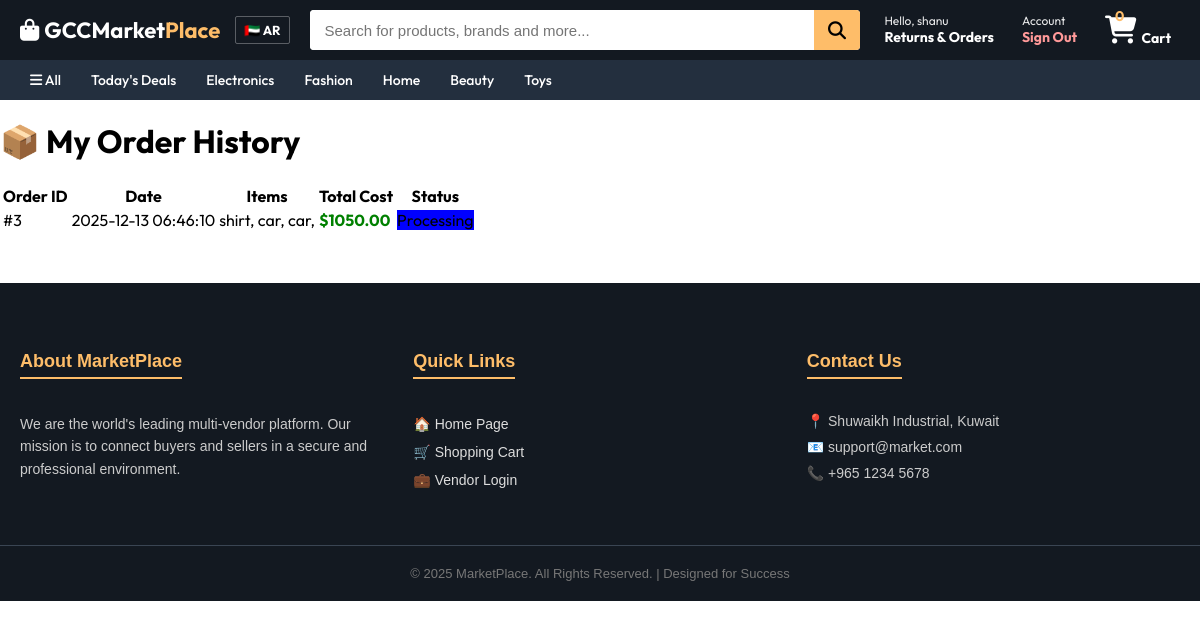
The page /customer_orders.php (signed in) on the database its author committed.
### tables this page shows
CREATE TABLE `orders` (
  `id` int(11) NOT NULL,
  `customer_name` varchar(100) DEFAULT NULL,
  `email` varchar(100) NOT NULL,
  `total_price` decimal(10,2) DEFAULT NULL,
  `order_date` timestamp NOT NULL DEFAULT current_timestamp(),
  `product_list` text DEFAULT NULL,
  `customer_id` int(11) DEFAULT NULL,
  `address` text NOT NULL,
  `city` varchar(50) NOT NULL,
  `zip` varchar(20) NOT NULL,
  `payment_method` varchar(50) DEFAULT 'COD'
);

### customer_orders.php (the view, shortened to what this page needs)
<!DOCTYPE html>
<html>
<head><title>My Orders</title></head>
<body>
    <?php include 'includes/menu.php'; ?>
    <div class="container">
        <h1>📦 My Order History</h1>
        <table>
            <tr>
                <th>Order ID</th>
                <th>Date</th>
                <th>Items</th>
                <th>Total Cost</th>
                <th>Status</th>
            </tr>
            <?php
            $cid = $_SESSION['customer_id'];
            $sql = "SELECT * FROM orders WHERE customer_id = '$cid' ORDER BY id DESC";
            $result = mysqli_query($conn, $sql);
            if(mysqli_num_rows($result) > 0){
                while ($row = mysqli_fetch_assoc($result)) {
                    echo "<tr>";
                    echo "<td>#".$row['id']."</td>";
                    echo "<td>".$row['order_date']."</td>";
                    echo "<td>".$row['product_list']."</td>";
                    echo "<td style='color:green; font-weight:bold;'>$".$row['total_price']."</td>";
                    echo "<td><span class='badge' style='background:blue;'>Processing</span></td>";
                    echo "</tr>";
                }
            } else {
                echo "<tr><td colspan='5' style='text-align:center;'>No orders found. Go buy something!</td></tr>";
            }
            ?>
        </table>
    </div>
    <?php include 'includes/footer.php'; ?>
</body>
</html>

### rows shown on the page
orders: id "3", order_date "2025-12-13 06:46:10", product_list "shirt, car, car,", total_price "1050.00"

### other values the page prints
$lang['hello'] "Hello"
$user_display "shanu"
$lang['returns'] "Returns"
$lang['orders'] "Orders"
$lang['account'] "Account"
$lang['signout'] "Sign Out"
$cart_count "0"
$lang['cart'] "Cart"
$lang['all'] "All"
$lang['todays_deals'] "Today's Deals"
$lang['electronics'] "Electronics"
$lang['fashion'] "Fashion"
$lang['home'] "Home"
$lang['beauty'] "Beauty"
$lang['toys'] "Toys"
